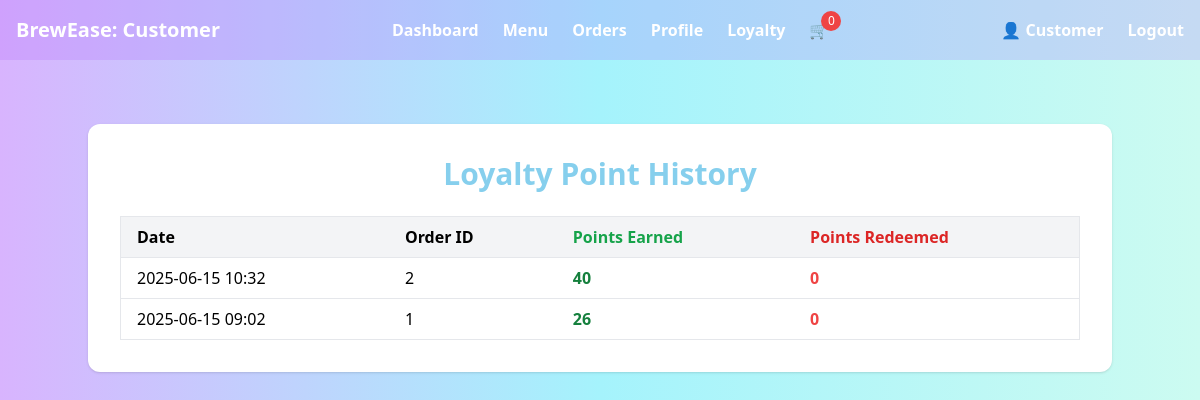
The app's page /customer/loyalty_history.php (signed in) with its own data.
### tables this page shows
CREATE TABLE `loyalty_history` (
  `id` int(11) NOT NULL,
  `customer_id` int(11) NOT NULL,
  `order_id` int(11) DEFAULT NULL,
  `points_earned` int(11) DEFAULT 0,
  `points_redeemed` int(11) DEFAULT 0,
  `created_at` datetime DEFAULT current_timestamp()
);

### customer/loyalty_history.php (the view, shortened to what this page needs)
<?php
include 'header.php';
$customer_id = $_SESSION['customer_id'] ?? null;
$stmt = $conn->prepare("SELECT * FROM loyalty_history WHERE customer_id = ? ORDER BY created_at DESC");
$stmt->bind_param("i", $customer_id);
$stmt->execute();
$result = $stmt->get_result();
$history = $result->fetch_all(MYSQLI_ASSOC);
?>
<!DOCTYPE html>
<html lang="en">
<head>
    <script src="https://cdn.tailwindcss.com"></script>
</head>
<body class="bg-gray-100 font-sans pt-20 px-4">
    <div class="max-w-5xl mx-auto bg-white rounded-xl shadow p-8">
        <h1 class="text-3xl font-bold text-[#86CFED] mb-6 text-center">Loyalty Point History</h1>
        <?php if (empty($history)): ?>
            <p class="text-gray-500 text-center">You have no loyalty activity yet.</p>
        <?php else: ?>
            <div class="overflow-x-auto">
                <table class="w-full text-left border">
                    <thead>
                        <tr class="border-b bg-gray-100">
                            <th class="py-2 px-4">Date</th>
                            <th class="py-2 px-4">Order ID</th>
                            <th class="py-2 px-4 text-green-600">Points Earned</th>
                            <th class="py-2 px-4 text-red-600">Points Redeemed</th>
                        </tr>
                    </thead>
                    <tbody>
                        <?php foreach ($history as $entry): ?>
                            <tr class="border-b">
                                <td class="py-2 px-4"><?= htmlspecialchars(date('Y-m-d H:i', strtotime($entry['created_at']))) ?></td>
                                <td class="py-2 px-4"><?= $entry['order_id'] ?? '-' ?></td>
                                <td class="py-2 px-4 text-green-700 font-semibold"><?= $entry['points_earned'] ?></td>
                                <td class="py-2 px-4 text-red-500 font-semibold"><?= $entry['points_redeemed'] ?></td>
                            </tr>
                        <?php endforeach; ?>
                    </tbody>
                </table>
            </div>
        <?php endif; ?>
    </div>
</body>
</html>

### records on screen
loyalty_history: created_at "2025-06-15 10:32", order "2", points_earned "40", points_redeemed "0"
loyalty_history: created_at "2025-06-15 09:02", order "1", points_earned "26", points_redeemed "0"
